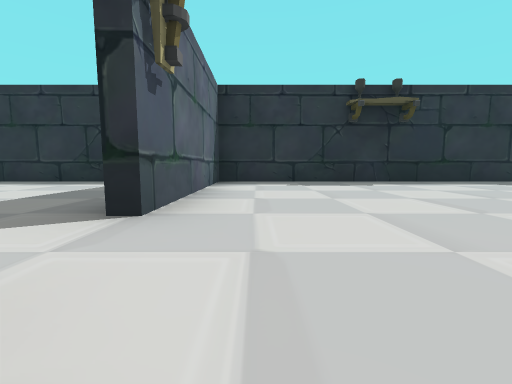
View 1 (above)

24 first-person views from a walk through a 3-D level made in the Unity game engine. The camera is 0.35 m above the floor, tilts 6° down and sees 90° across. The floor is counted in squares, 1 m on a side. Each view is taken from the middle of a square. On the plan, view 1 faces up. The plan holds only what a view shows up to about 9 squares ahead; the rest is blank. The place goes on beyond the plan. The player is left out. Some animated figures are not drawn. Door leaves are left out, so doorways stand open.

View 2
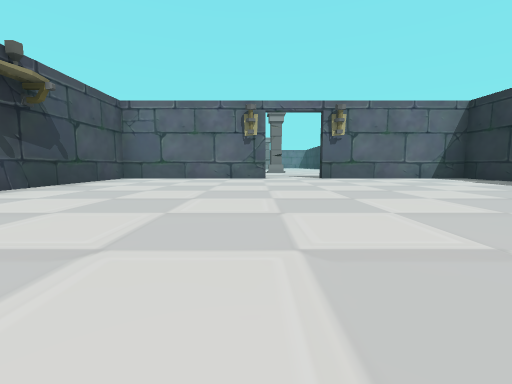

View 3
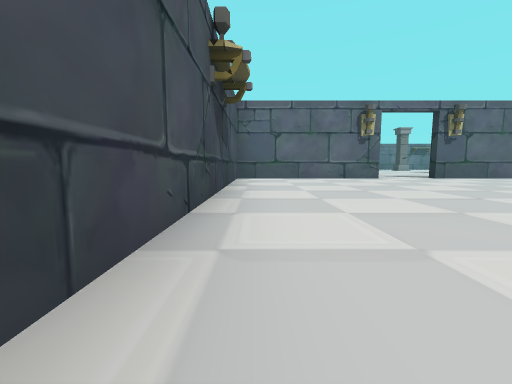

View 4
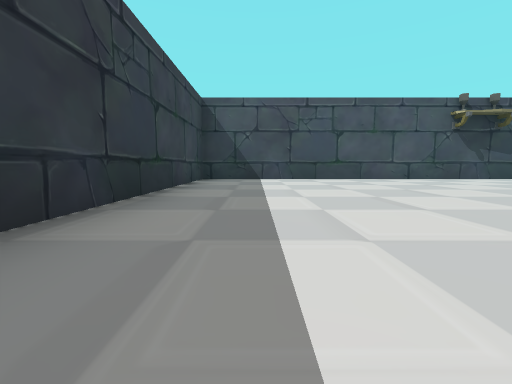

View 5
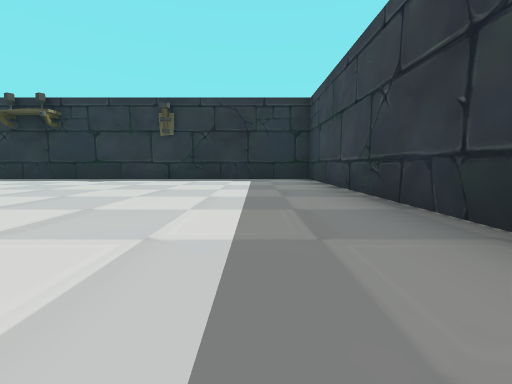

View 6
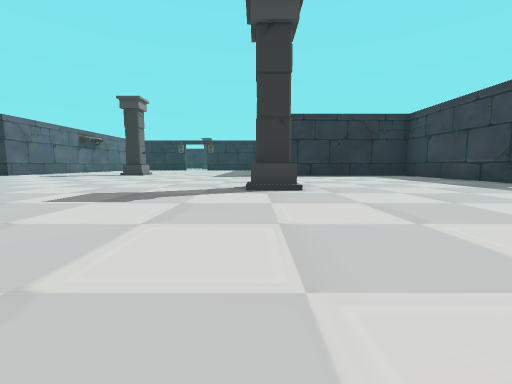

View 7
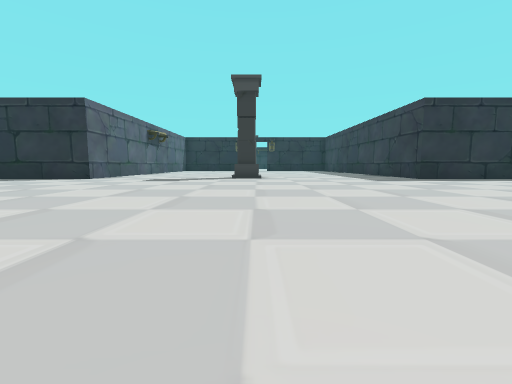

View 8
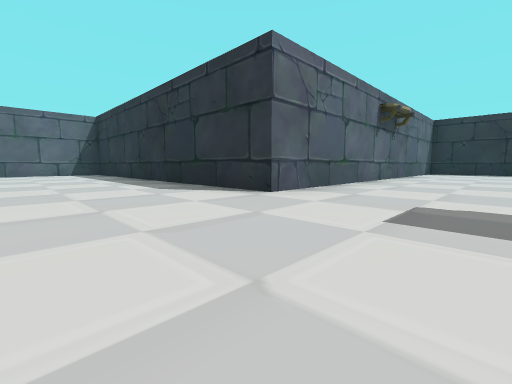

View 9
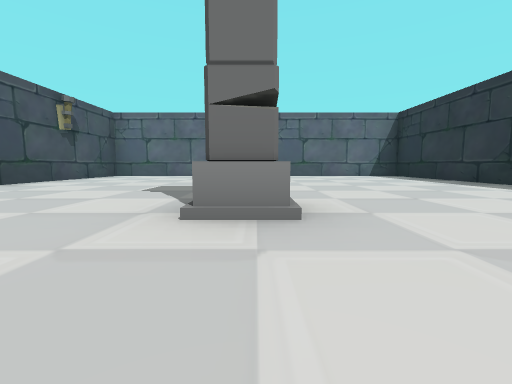

View 10
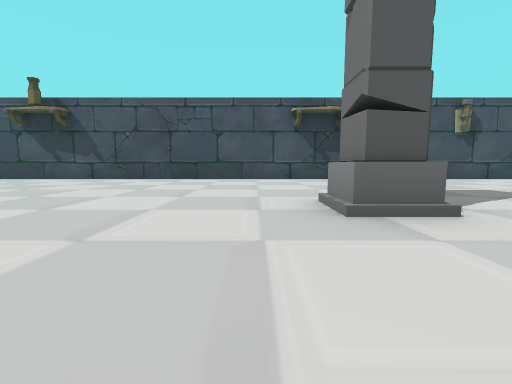

View 11
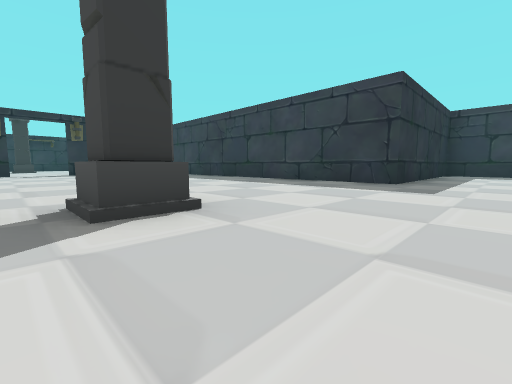

View 12
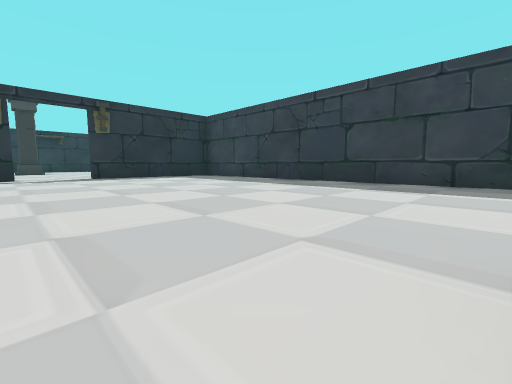

View 13
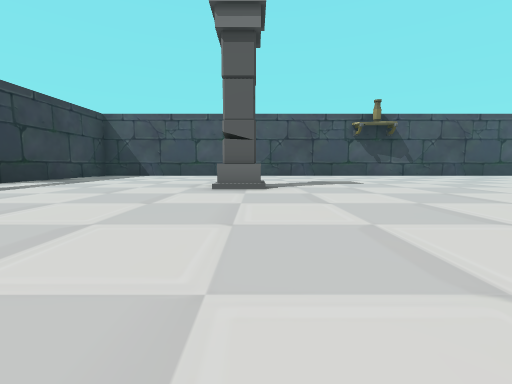

View 14
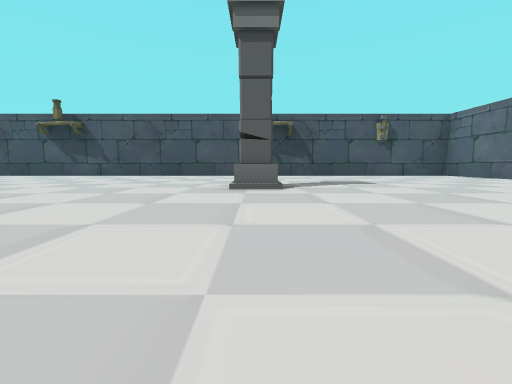

View 15
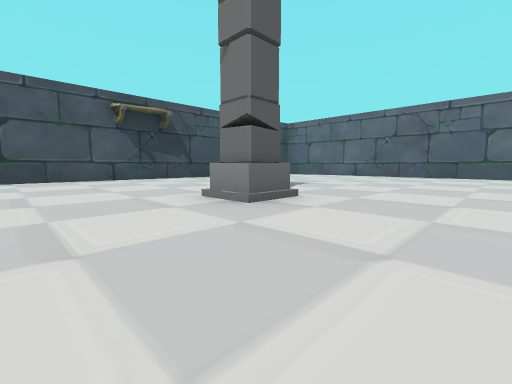

View 16
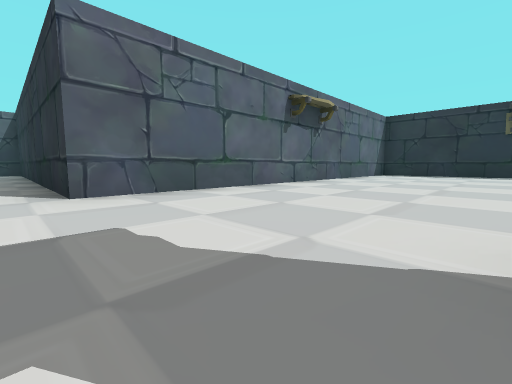

View 17
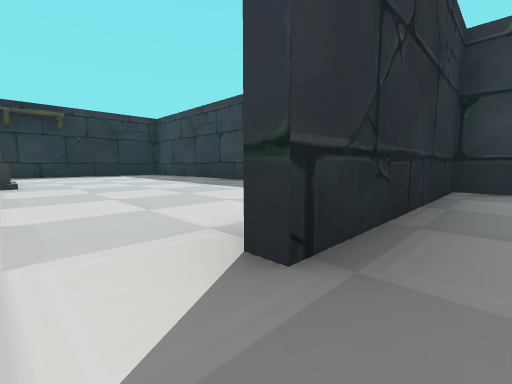

View 18
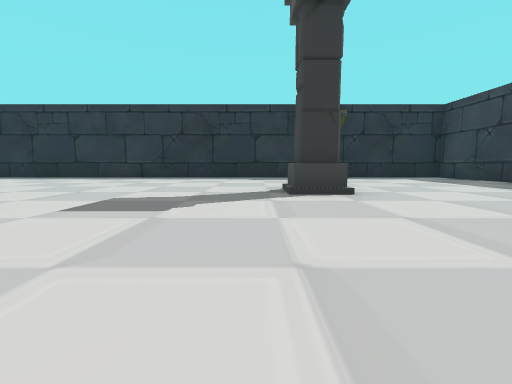

View 19
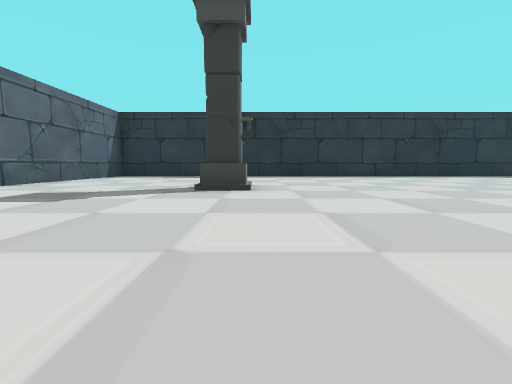

View 20
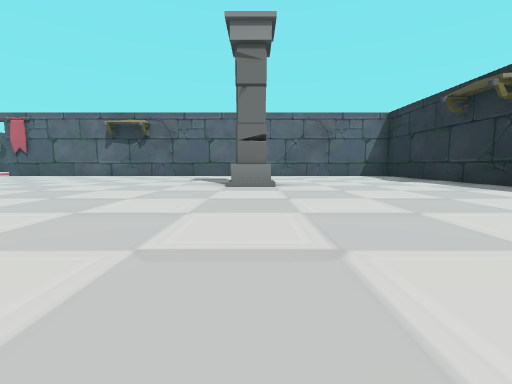

View 21
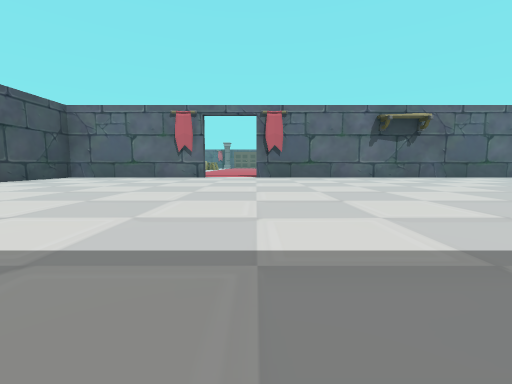

View 22
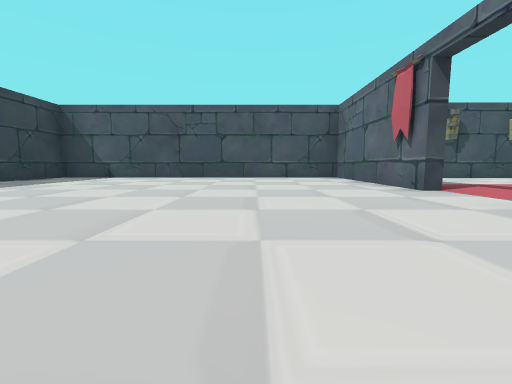

View 23
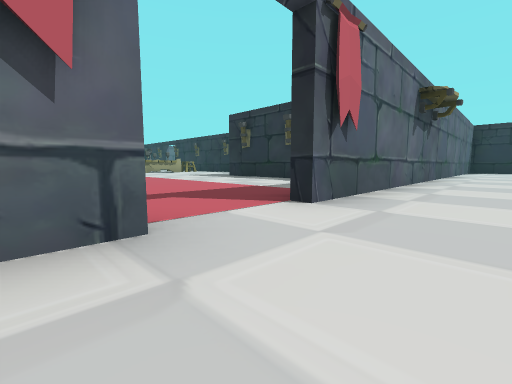

View 24
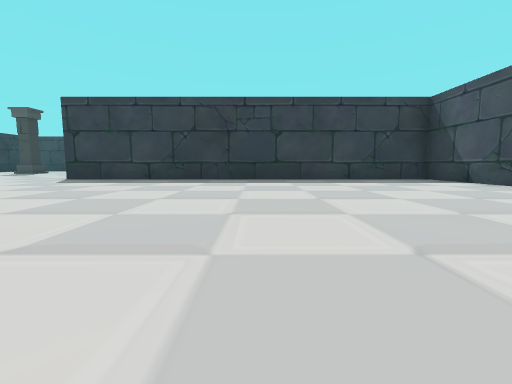

### Floor plan
Ten units are one square. View 1 is at (0, 0); x grows to the right and y downward. Boxes are objects, and circles mark ways between rooms. Rooms are numbered by the first view taken in them; rooms with no view inside come last. Other rooms are left out.
<svg viewBox="-230 -237 328 277">
<path fill="none" stroke="#000" d="M-8 -4 -8 35 93 35 93 -55 -8 -55 -8 -16M-10 -19 -10 -55 -58 -55 -58 -145 -94 -145M-108 -145 -142 -145 -142 -55 -223 -55 -223 35 -10 35 -10 -1M-223 -96 -223 -58 -146 -58 -146 -148M-58 -185 -58 -232 -223 -232 -223 -110"/>
<rect x="-165" y="-15" width="10" height="10" fill="#bbb"><title>column</title></rect>
<rect x="-105" y="-65" width="10" height="10" fill="#bbb"><title>column</title></rect>
<rect x="-65" y="-15" width="10" height="10" fill="#bbb"><title>column</title></rect>
<rect x="-195" y="-195" width="20" height="10" fill="#bbb"><title>column</title></rect>
<rect x="-105" y="-195" width="10" height="10" fill="#bbb"><title>column</title></rect>
<circle cx="-10" cy="-10" r="3" fill="#2a7"/>
<circle cx="-100" cy="-150" r="3" fill="#2a7"/>
<text x="40" y="-10">1</text>
<text x="-120" y="-30">2</text>
<text x="-160" y="-160">3</text>
</svg>
Room 1 opens to room 2. Room 2 opens to room 3.

Where each view was taken, in squares from view 1:
view 1: 0 up, 0 right, facing up
view 2: 0 up, 6 right, facing left
view 3: 3 down, 6 right, facing left
view 4: 3 up, 8 right, facing down
view 5: 1 down, 8 right, facing up
view 6: 3 down, 6 left, facing up
view 7: 1 down, 10 left, facing up
view 8: 3 up, 12 left, facing up-left
view 9: 1 up, 14 left, facing left
view 10: 3 up, 15 left, facing down
view 11: 4 up, 11 left, facing up-right
view 12: 7 up, 11 left, facing up-right
view 13: 5 up, 6 left, facing down
view 14: 5 up, 16 left, facing down
view 15: 3 up, 14 left, facing down-left
view 16: 5 up, 11 left, facing up-left
view 17: 14 up, 10 left, facing up-right
view 18: 16 up, 11 left, facing up
view 19: 15 up, 18 left, facing up
view 20: 19 up, 14 left, facing left
view 21: 11 up, 15 left, facing left
view 22: 13 up, 20 left, facing down
view 23: 9 up, 21 left, facing up-left
view 24: 10 up, 21 left, facing right
